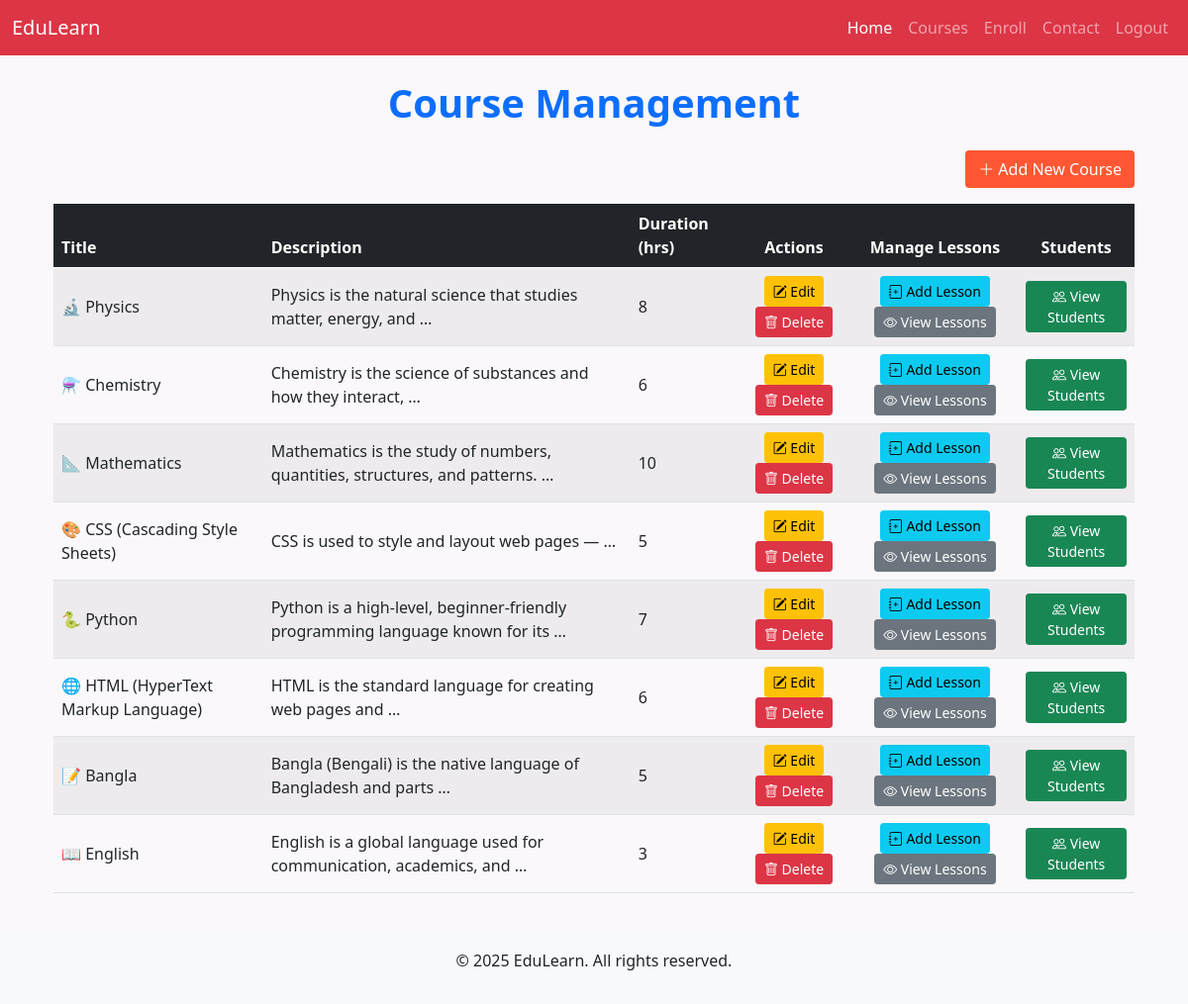
/ (signed in), run on an earlier commit of the app's database.
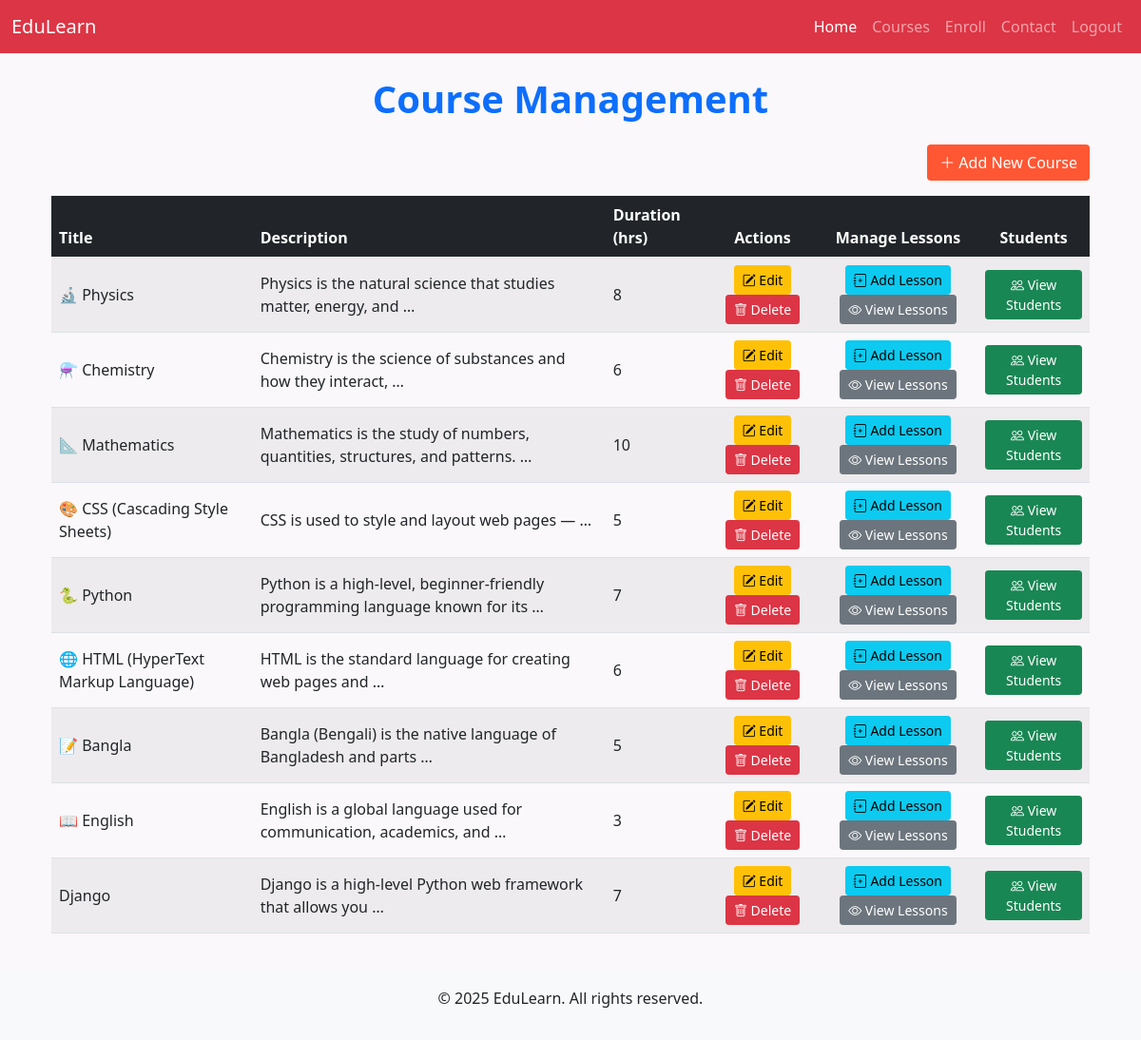
And on a later commit of the database.
### courses/models.py (models this page shows, shortened)
class Course(models.Model):
    title = models.CharField(max_length=200)
    description = models.TextField()
    duration = models.IntegerField(help_text="Duration in hours")
    thumbnail = models.ImageField(upload_to='course_thumbnails/', null=True, blank=True)
    created_at = models.DateTimeField(auto_now_add=True)

### courses/views.py (the view, shortened to what this page needs)
# urls.py: path('', CourseListView.as_view(), name='course_list'),
class CourseListView(LoginRequiredMixin, ListView):
    model = Course
    template_name = 'courses/course_list.html'
    context_object_name = 'courses'
    def get_context_data(self, **kwargs):
        context = super().get_context_data(**kwargs)
        context['form'] = CourseForm()
        return context

### template/courses/course_list.html (shortened to what this page needs)
{% extends "courses/base.html" %}
{% block content %}
<div class="container mt-4">
    <h1 class="text-center mb-4 text-primary fw-bold">Course Management</h1>
    <div class="d-flex justify-content-end mb-3">
        <a href="{% url 'courses:course_create' %}" class="btn" style="background-color: #ff5733; color: white;">
            <i class="bi bi-plus-lg"></i> Add New Course
        </a>
    </div>
    <div class="table-responsive">
        <table class="table table-striped table-hover align-middle">
            <thead class="table-dark">
                <tr>
                    <th>Title</th>
                    <th>Description</th>
                    <th>Duration (hrs)</th>
                    <th class="text-center">Actions</th>
                    <th class="text-center">Manage Lessons</th>
                    <th class="text-center">Students</th>
                </tr>
            </thead>
            <tbody>
                {% for course in courses %}
                <tr>
                    <td>{{ course.title }}</td>
                    <td>{{ course.description|truncatewords:10 }}</td>
                    <td>{{ course.duration }}</td>
                    <td class="text-center">
                        <a href="{% url 'courses:course_update' course.id %}" class="btn btn-warning btn-sm">
                            <i class="bi bi-pencil-square"></i> Edit
                        </a>
                        <form action="{% url 'courses:course_delete' course.id %}" method="post" class="d-inline">
                            <button type="submit" class="btn btn-danger btn-sm"
                                onclick="return confirm('Are you sure you want to delete this course?')">
                                <i class="bi bi-trash"></i> Delete
                            </button>
                        </form>
                    </td>
                    <td class="text-center">
                        <a href="{% url 'courses:lesson_create' %}" class="btn btn-info btn-sm">
                            <i class="bi bi-journal-plus"></i> Add Lesson
                        </a>
                        <a href="{% url 'courses:course_detail' course.id %}" class="btn btn-secondary btn-sm">
                            <i class="bi bi-eye"></i> View Lessons
                        </a>
                    </td>
                    <td class="text-center">
                        <a href="{% url 'courses:view_students' course.id %}" class="btn btn-success btn-sm">
                            <i class="bi bi-people"></i> View Students
                        </a>
                    </td>
                </tr>
                {% empty %}
                <tr>
                    <td colspan="5" class="text-center">No courses available.</td>
                </tr>
                {% endfor %}
            </tbody>
        </table>
    </div>
</div>
{% endblock %}

What changed in the data, as far as the page shows it:
added Course: title "Django", description "Django is a high-level Python web framework that allows you …", duration "7"
